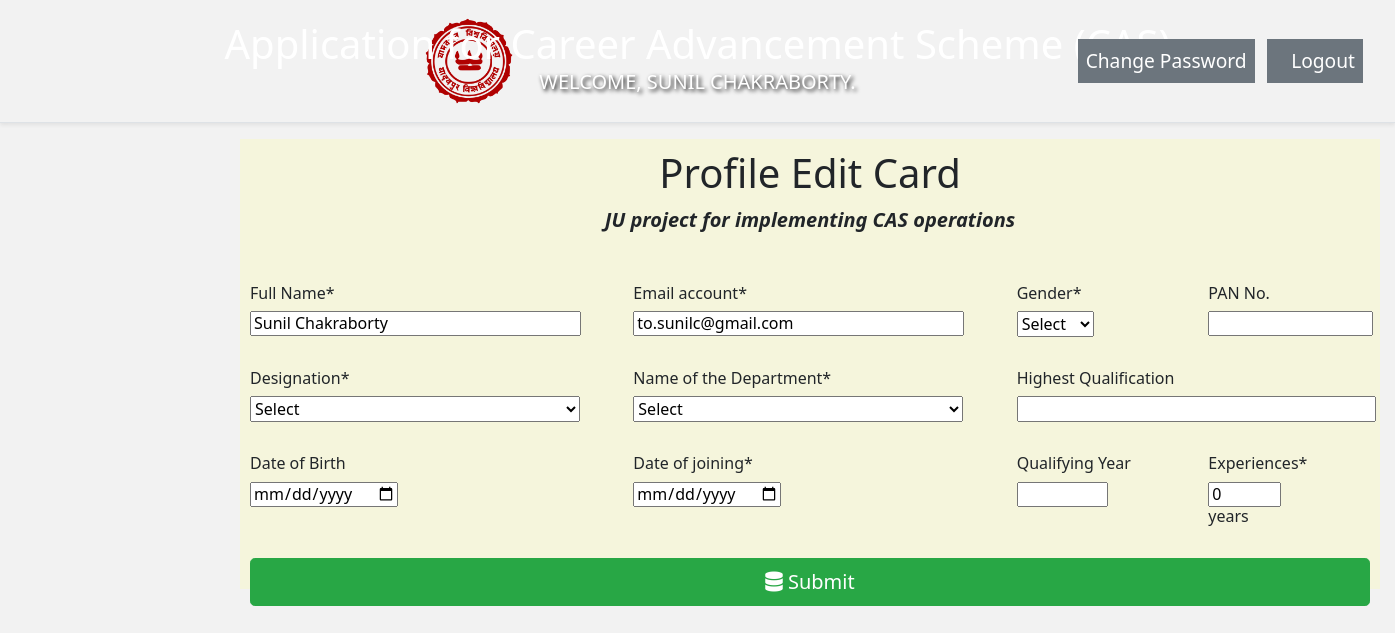
Screenshot of /account/1/edit/ (signed in) with the database file from the repository.
### account/models.py (models this page shows, shortened)
class Account(AbstractBaseUser):
	email 					= models.EmailField(verbose_name="email", max_length=60, unique=True)
	username 				= models.CharField(max_length=100, unique=True)
	parent					= models.CharField(max_length=100, null=True, blank=True)
	dt_ob             		= models.DateField(verbose_name='date of birth', null=True, blank=True)
	CAST_CHOICES= (
 		 (None, 'Select'),
         ('cast-1', 'SC'),
         ('cast-2', 'ST'),
         ('cast-3', 'OBC-A'),
         ('cast-4', 'OBC-B'),
         ('cast-5', 'GEN'),
	)
	catg                    = models.CharField(verbose_name='Category',max_length=6, choices=CAST_CHOICES, null=True, blank=True)
	Department              = models.ForeignKey("Department", on_delete=models.CASCADE, null=True, blank=True)
	current_dsg				= models.CharField(verbose_name='Present Dsgn.',max_length=30, null=True, blank=True)
	AGP_CHOICES= (
 		 (None, 'Select'),
         (1, '6000'),
         (2, '7000'),
         (3, '8000'),
         (4, '9000'),
         (5, '10000'),
	)
	agp						= models.IntegerField(verbose_name='AGP fig.',choices=AGP_CHOICES, null=True)
	dt_last_promo			= models.DateField(verbose_name='Date of last promotion',null=True)
	dt_eligibility			= models.DateField(verbose_name='Date of promo elig',)
	addr_corres             = models.TextField(verbose_name='Address for corres',max_length=300,null=True,blank=True)
	addr_perm               = models.TextField(verbose_name='Address for permanent',max_length=300,null=True,blank=True)
	mobile                  = models.CharField(default="Individual", max_length=10,null=True,blank=True)
	date_joined				= models.DateField(verbose_name='Date of joining',null=True)
	last_login				= models.DateTimeField(verbose_name='last login', auto_now=True)
	is_admin				= models.BooleanField(default=False)
	is_active				= models.BooleanField(default=True)
	is_staff				= models.BooleanField(default=False)
	is_superuser			= models.BooleanField(default=False)
	is_carry				= models.BooleanField(default=False)
	profile_image			= models.ImageField(max_length=255, upload_to=get_profile_image_filepath, null=True, blank=True, default=get_default_profile_image)
	hide_email				= models.BooleanField(default=True)
	DSG_CHOICES = (
 		 (None, 'Select'),
         ('dsg-1', 'Assistant Professor'),
         ('dsg-2', 'Associate Professor'),
	)
	Designation             = models.CharField(max_length=30, choices=DSG_CHOICES, null=True, blank=True)
	highest_quali			= models.CharField(max_length=200, null=True, blank=True)
	pan_no					= models.CharField(max_length=10, null=True, blank=True)
	GENDER_CHOICES = (
     	(None, 'Select'),
        ('M', 'Male'),
        ('F', 'Female'),
        ('O', 'Other'),
    )
	gender					= models.CharField(verbose_name='Gender(M/F)',max_length=6, choices=GENDER_CHOICES, null=True, blank=True)
	quali_year				= models.CharField(verbose_name='Qualifying Year',max_length=4, null=True, blank=True)
	dt_ob             		= models.DateField(verbose_name='date of birth', null=True, blank=True)
	tot_experience			= models.IntegerField(verbose_name='Total Experience in year', default=0)
	POST_CHOICES = (
     	(None, 'Select Posts'),
        ('Stage 2', 'Assistant Prof. (Stage 2)'),
        ('Stage 3', 'Assistant Prof. (Stage 3)'),
        ('Stage 4', 'Associate Prof. (Stage 4)'),
        ('Stage 5', 'Professor (Stage 5)')
    )
	post					= models.CharField(verbose_name='Post applied for',max_length=30,choices=POST_CHOICES,null=True, blank=True)
	FROM_CHOICES = (
     	(None, 'Select Posts'),
        ('Stage 1', 'Assistant Prof. (Stage 1)'),
        ('Stage 2', 'Assistant Prof. (Stage 2)'),
        ('Stage 3', 'Assistant Prof. (Stage 3)'),
        ('Stage 4', 'Associate Prof. (Stage 4)')
    )
	from_dsg                = models.CharField(verbose_name='From stage/desgn.',max_length=30,choices=FROM_CHOICES,null=True, blank=True)
	TO_CHOICES = (
     	(None, 'Select Posts'),
        ('Stage 2', 'Assistant Prof. (Stage 2)'),
        ('Stage 3', 'Assistant Prof. (Stage 3)'),
        ('Stage 4', 'Associate Prof. (Stage 4)'),
        ('Stage 5', 'Professor (Stage 5)')
    )
	to_dsg                  = models.CharField(verbose_name='To stage/desgn.',max_length=30,choices=TO_CHOICES,null=True, blank=True)
	USERNAME_FIELD = 'email'
	REQUIRED_FIELDS = ['username']
	objects = MyAccountManager()

### account/views.py (the view, shortened to what this page needs)
# urls.py: path('<user_id>/edit/', edit_account_view, name="edit"),
def edit_account_view(request, *args, **kwargs):
    if not request.user.is_authenticated:
        return redirect("login")
    user_id = kwargs.get("user_id")
    account = Account.objects.get(pk=user_id)
    if request.method == "GET":
        if user_id == 0:
            form = AccountUpdateForm()
        else:
            account = Account.objects.get(pk=user_id)
            form = AccountUpdateForm(instance=account)
        return render(request, "account/edit2_account.html", {'form': form})

### account/models.py (called while the page is built)
    def __str__(self):
        return self.name

### account/templates/account/edit2_account.html (shortened to what this page needs)
{% extends 'base2.html' %}
{% load static %}
{% load crispy_forms_tags %}
{% block content %}
<form action="" method="post" autocomplete="off">
    <div class="row">
        <div class="col-md-4 h6">
            {{form.username|as_crispy_field}}
        </div>
        <div class="col-md-4 h6">
            {{form.email|as_crispy_field}}
        </div>
        <div class="col-md-2 h6">
            {{form.gender|as_crispy_field}}
        </div>
        <div class="col-md-2 h6">
            {{form.pan_no|as_crispy_field}}
        </div>
    </div>
    <br>
    <div class="row">
        <div class="col-md-4 h6">
            {{form.Designation|as_crispy_field}}
        </div>
        <div class="col-md-4 h6">
            {{form.Department|as_crispy_field}}
        </div>
        <div class="col-md-4 h6">
            {{form.highest_quali|as_crispy_field}}
        </div>
    </div>
    <br>
    <div class="row">
        <div class="col-md-4 h6">
            {{form.dt_ob|as_crispy_field}}
        </div>
        <div class="col-md-4 h6">
            {{form.date_joined|as_crispy_field}}
        </div>
        <div class="col-md-2 h6">
            {{form.quali_year|as_crispy_field}}
        </div>
        <div class="col-md-2 h6">
            {{form.tot_experience|as_crispy_field}} years
        </div>
    </div>
   <br>
    <div class="row">
        <div class="col-md-12">
            <button type="submit" class="btn btn-success btn-block btn-lg"><i class="fas fa-database"></i>
                Submit</button>
        </div>
    </div>
</form>
{% endblock content %}

### templates/snippets/header.html (shortened to what this page needs)
{% load static %}
<div class="d-flex flex-column flex-lg-row p-3 px-md-4 mb-3 text-white bg-blue border-bottom shadow-sm">
	<div class="d-none d-md-flex flex-row my-auto flex-grow-1 align-items-center">
		{% if request.user.is_authenticated %}
			<a href="#">
				<img style="width: 90px; margin-left: 400px" src="{% static 'images/ju_logo.png' %}" alt="JU logo">
			</a>
		{% endif %}
		<div class="navbar-brand" >
			    {% if request.user.is_authenticated %}
				   <h1 style="padding-top: 25px; line-height : 20px">Application for Career Advancement Scheme (CAS)</h1>
				   <p class="text-center" style="text-transform: uppercase;text-shadow: 2px 2px 4px #000000;padding-top: 5px;">Welcome, {{ request.user.username }}.</p>
				{% else %}
					<h2>Application for Career Advancement Scheme (CAS)</h2>
				{% endif %}
		</div>
		<div class="d-flex flex-row-reverse flex-grow-1">
			<nav>
				{% if request.user.is_authenticated %}
					<div class="dropdown dropleft show p-2">
						<div class="d-flex flex-row">
							<a class="p-2 bg-secondary text-white"" href="{% url 'password_change' %}"style="font-size: 120%;">Change Password</a>&nbsp&nbsp&nbsp
							<a class="p-2 bg-secondary text-white" href="#"></a>
							<a class="p-2 bg-secondary text-white" href="{% url 'logout' %}"style="font-size: 120%;">Logout</a>
						</div>
					</div>
				{% else %}
					<a class="p-2 bg-secondary text-white" href="{% url 'login' %}">Login now</a>
					<a class="btn bg-secondary text-white" href="{% url 'register' %}">Register</a>
				{% endif %}
			</nav>
		</div>
	</div>
</div>

### templates/snippets/base_css.html (style rules this page uses)
body { background-color: #f2f2f2; font-family: "Segoe UI"; font-weight: 380; }
:root { --main-background-color: #f2f2f2; --dark-background-color: #a2a2a2; --secondary-text-color: #808080; --light-primary-text-color: #0080ff; }

### templates/snippets/header.html (style rules this page uses)
a { text-decoration: none; }
.navbar-brand { transform: translateX(-50%); left: 50%; position: absolute; }

### rows the page displays
Account: user.username "SUNIL CHAKRABORTY", username "Sunil Chakraborty", email "to.sunilc@gmail.com", gender "Select", Designation "Select", Department "Select", tot_experience "0"
